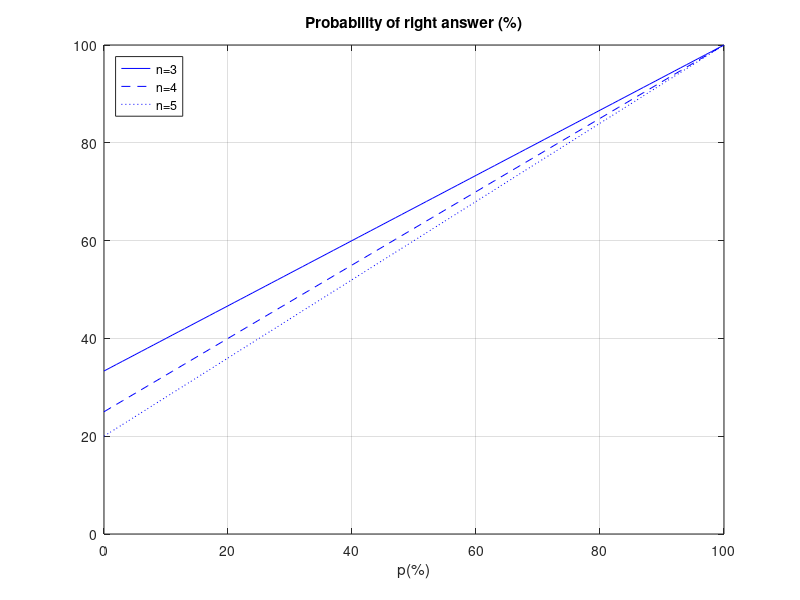
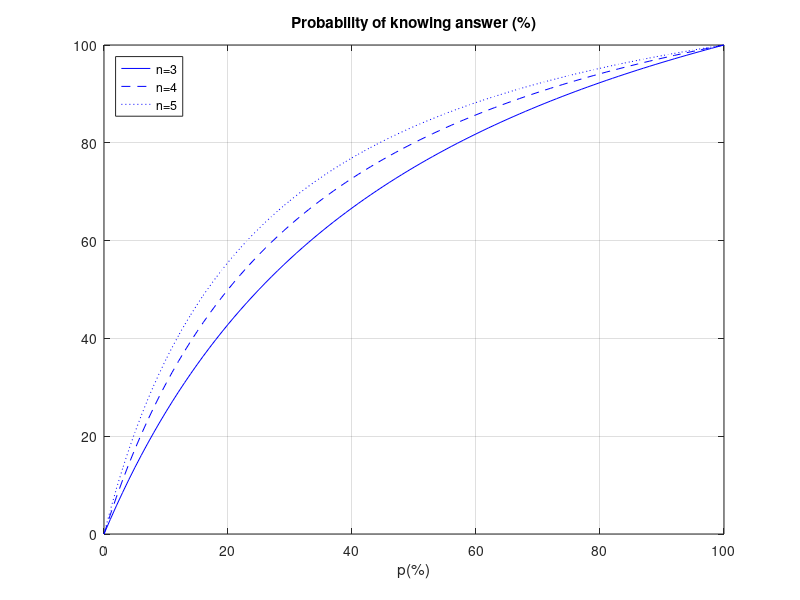

MATLAB code for these plots, in order:
% 1.a : When p = 60% and n = 4, determine the probability of the student to
% select the right answer. Answer = 70%
n = 4;
p = 0.6;
ya = p + (1 - p) / n

% 1.b: When p = 70% and n = 5, determine the probability of the student to known the
% answer when he selects the right answer. Answer: 92.1%
n = 5;
p = 0.7;
yb = p * n /(1 + (n - 1) *  p)

% 1.c:Draw a plot with the same look as the answer below of the probability of the student to
% select the right answer as a function of the probability p (consider n = 3, 4 and 5).
% vetor x
p = linspace(0,1,101);
% vetores y
n=3;
y1 = p + (1 - p) / n;
n=4;
y2 = p + (1 - p) / n;
n=5;
y3 = p + (1 - p) / n;
% construção gráfico
figure(1)
% vetores
plot(p*100,y1*100,'b',p*100,y2*100,'b--',p*100,y3*100,'b:')
%legenda
legend('n=3', 'n=4', 'n=5','location', 'NorthWest')
%titulo
title("Probability of right answer (%)")
% label x
xlabel("p(%)")
% label y
ylabel("")
% valores limites dos vetores
axis([0 100 0 100])
% grelha on
grid on

% 1.d: Draw a plot with the same look as the answer below of the probability of the student to
% know the answer when he selects the right answer as a function of the probability p
% (consider n = 3, 4 and 5).

p = linspace(0,1,101);
n=3;
% uso do ponto para 
y4 = p * n ./(1 + (n - 1) *  p);
n=4;
y5 = p * n ./(1 + (n - 1) *  p);
n=5;
y6 = p * n ./(1 + (n - 1) *  p);

figure(2)
plot(p*100,y4*100,'b',p*100,y5*100,'b--',p*100,y6*100,'b:')
legend('n=3', 'n=4', 'n=5', 'location', 'NorthWest')
title("Probability of knowing answer (%)")
xlabel("p(%)")
ylabel("")
axis([0 100 0 100])
grid on

